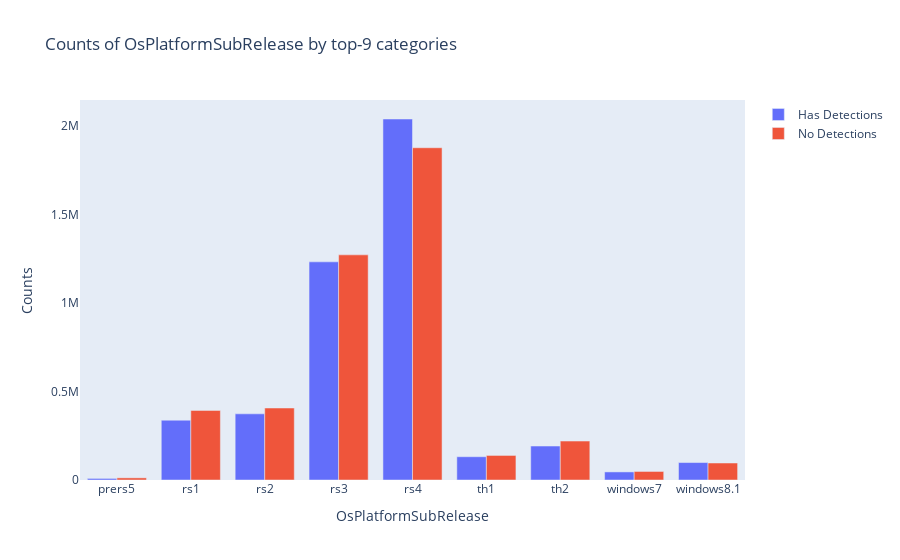

Here is the notebook cell this chart was saved with:
### Code cell
plot_categorical_feature('OsPlatformSubRelease', True)

### Figure 1 — Plotly figure (JSON) as saved in the notebook; plotly's stock layout.template omitted (floating-point values rounded to 4 significant figures)
{"data": [{"name": "Has Detections", "type": "bar", "x": ["prers5", "rs1", "rs2", "rs3", "rs4", "th1", "th2", "windows7", "windows8.1"], "y": [8904, 337835, 373652, 1232131, 2038921, 131471, 191739, 45678, 98561]}, {"name": "No Detections", "type": "bar", "x": ["prers5", "rs1", "rs2", "rs3", "rs4", "th1", "th2", "windows7", "windows8.1"], "y": [12088, 392984, 406618, 1271550, 1876605, 138721, 219867, 48211, 95947]}], "layout": {"barmode": "group", "legend": {"orientation": "v"}, "title": {"text": "Counts of OsPlatformSubRelease by top-9 categories"}, "xaxis": {"showgrid": false, "showline": false, "title": {"text": "OsPlatformSubRelease"}, "zeroline": false}, "yaxis": {"showgrid": false, "showline": false, "title": {"text": "Counts"}, "zeroline": false}}}
